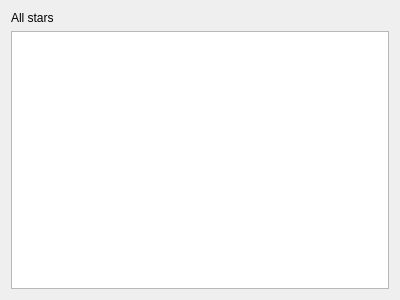
<?xml version="1.0" encoding="UTF-8"?>
<ui version="4.0">
 <class>StarsView</class>
 <widget class="QWidget" name="StarsView">
  <property name="geometry">
   <rect>
    <x>0</x>
    <y>0</y>
    <width>400</width>
    <height>300</height>
   </rect>
  </property>
  <property name="windowTitle">
   <string>StarsView</string>
  </property>
  <layout class="QVBoxLayout" name="verticalLayout">
   <item>
    <widget class="QLabel" name="label">
     <property name="text">
      <string>All stars</string>
     </property>
    </widget>
   </item>
   <item>
    <widget class="QListWidget" name="listWidget"/>
   </item>
  </layout>
 </widget>
 <layoutdefault spacing="6" margin="11"/>
 <resources/>
 <connections/>
</ui>
